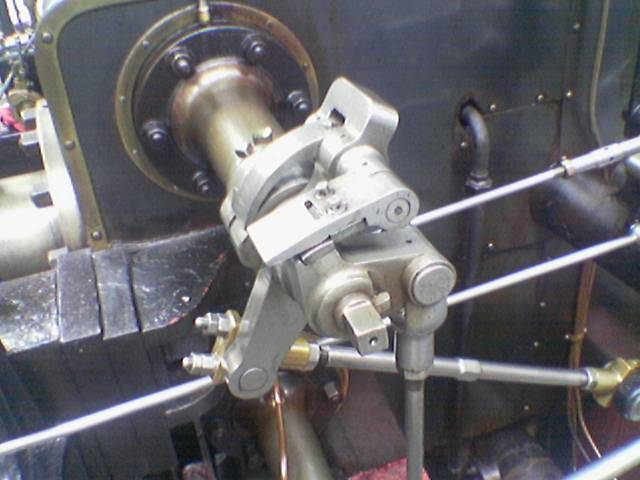
//> input picture 02. Linear Filtering/gear.jpg, 640 x 480 px
$ ./hw02_Gaussian_filter_Histogram   (built with g++ and OpenCV 4)
//> lines starting //> are read from the running program, lines starting //| are printed output that depends on the picture; after the words box and inside, x2 and y2 are one past the last pixel; in counts of white or black regions, pixels touching at a corner belong together
#include <iostream>
using namespace std;

#include "opencv2/core/core.hpp"
#include "opencv2/highgui/highgui.hpp"
#include "opencv2/imgproc/imgproc.hpp"
using namespace cv;

#include <cmath>

double myKernelConv9x9(uchar *arr, double kernel[9][9], int x, int y, int width, int height);
Mat myGaussianFilter9x9(Mat srcImg);
Mat getHistogram(Mat &src);

int main()
{
    Mat original_gray_img = imread("gear.jpg", 0);
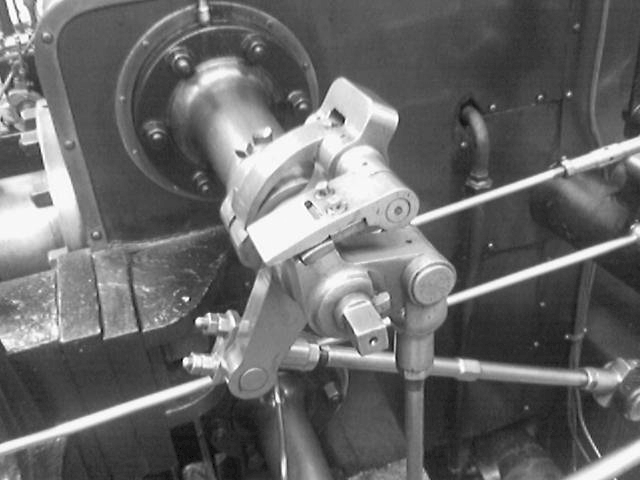
//> original_gray_img: 480 rows x 640 cols, CV_8UC1; min 0, max 255, mean 105.8
    Mat gaussian_filtered_img = myGaussianFilter9x9(original_gray_img);

    imshow("original_histogram", getHistogram(original_gray_img));
    imshow("gaussian_histogram", getHistogram(gaussian_filtered_img));
    waitKey(0);
    destroyWindow("original_histogram");
    destroyWindow("gaussian_histogram");

    return 0;
}

double myKernelConv9x9(uchar *arr, double kernel[9][9], int x, int y, int width, int height)
{
    double sum = 0;
    double sumKernel = 0;

    // 특정 화소의 모든 이웃화소에 대해 계산하도록 반복문 구성
    for (int j = -4; j <= 4; j++)
    {
        for (int i = -4; i <= 4; i++)
        {
            if ((y + j) >= 0 && (y + j) < height && (x + i) >= 0 && (x + i) < width)
            // 영상 가장자리에서 영상 밖의 화소를 읽지 않도록 하는 조건문
            {
                sum += arr[(y + j) * width + (x + i)] * kernel[i + 3][j + 3];
                sumKernel += kernel[i + 3][j + 3];
            }
        }
    }
    if (sumKernel != 0)
    {
        // 합이 1로 정규화되도록 하여 영상의 밝기변화 방지
        return sum / sumKernel;
    }
    else
    {
        return sum;
    }
}

Mat myGaussianFilter9x9(Mat srcImg)
{
    int width = srcImg.cols;
//> width = 640
    int height = srcImg.rows;
//> height = 480

    double kernel[9][9]; // 9x9 형태의 Gaussian 마스크 배열
    double sigma = 0.1;
    double sum = 0;

    for (int x = -4; x <= 4; x++)
    {
        for (int y = -4; y <= 4; y++)
        {
            // G(x, y) = {1/(2*pi*sigma^2)} * e^{-(x^2+y^2)/(2*sigma^2)}
            kernel[x + 4][y + 4] = 1 / (2 * 3.14 * sigma * sigma) * exp(-(x * x + y * y) / (2 * sigma * sigma));
            sum = sum + kernel[x + 4][y + 4];
        }
    }

    Mat dstImg(srcImg.size(), CV_8UC1);
    uchar *srcData = srcImg.data;
    uchar *dstData = dstImg.data;

    for (int y = 0; y < height; y++)
    {
        for (int x = 0; x < width; x++)
        {
            dstData[y * width + x] = myKernelConv9x9(srcData, kernel, x, y, width, height);
            // 앞서 구현한 convolution에 마스크 배열을 입력해 사용
        }
    }
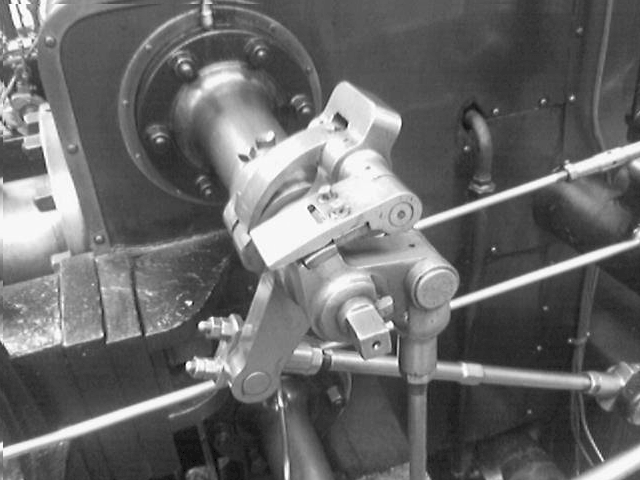
//> dstImg: 480 rows x 640 cols, CV_8UC1; min 0, max 255, mean 106

    return dstImg;
}

Mat getHistogram(Mat &src)
{
    Mat histogram;
    const int *channel_numbers = {0};
    float channel_range[] = {0.0, 255.0};
    const float *channel_ranges = channel_range;
    int number_bins = 255;

    // 히스토그램 계산
    calcHist(&src, 1, channel_numbers, Mat(), histogram, 1, &number_bins, &channel_ranges);
//> histogram = 255 values, max 9706 at index 66, min 0 at index 1, mean 1204.4

    // 히스토그램 plot
    int hist_w = 512;
    int hist_h = 400;
    int bin_w = cvRound((double)hist_w / number_bins);

    Mat histImage(hist_h, hist_w, CV_8UC1, Scalar(0, 0, 0));
    normalize(histogram, histogram, 0, histImage.rows, NORM_MINMAX, -1, Mat()); // 정규화
//> histogram = 255 values, max 400 at index 66, min 0 at index 1, mean 49.64

    for (int i = 1; i < number_bins; i++)
    {
        line(histImage, Point(bin_w * (i - 1), hist_h - cvRound(histogram.at<float>(i - 1))),
             Point(bin_w * (i), hist_h - cvRound(histogram.at<float>(i))),
             Scalar(255, 0, 0), 2, 8, 0); // 값과 값을 잇는 선을 그리는 방식으로 plot
    }
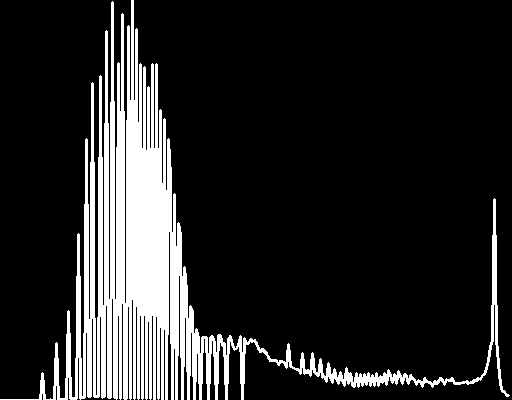
//> histImage: 400 rows x 512 cols, CV_8UC1; 15.9% white; 1 white region, box (x1, y1, x2, y2) and area: (0, 0, 510, 400) 32551
//> in getHistogram (call 2), `calcHist(&src, 1, channel_numbers, Mat(), histogram, 1, &number_bins, ..`: histogram = 255 values, max 11829 at index 84, min 0 at index 1, mean 1204.4
//> in getHistogram (call 2), `normalize(histogram, histogram, 0, histImage.rows, NORM_MINMAX, -1, Ma..`: histogram = 255 values, max 400 at index 84, min 0 at index 1, mean 40.73
//> after the loop in getHistogram (call 2), `for (int i = 1; i < number_bins; i++)`:
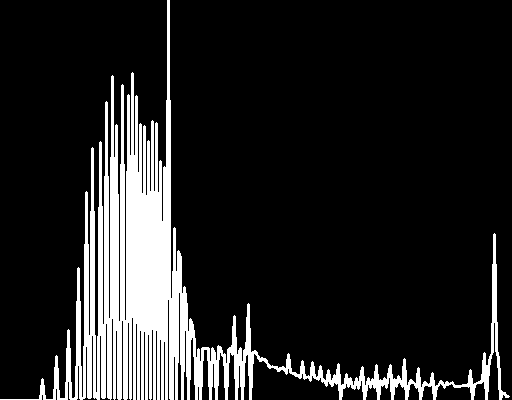
//> histImage: 400 rows x 512 cols, CV_8UC1; 14.3% white; 1 white region, box (x1, y1, x2, y2) and area: (0, 0, 510, 400) 29270

    return histImage;
}
